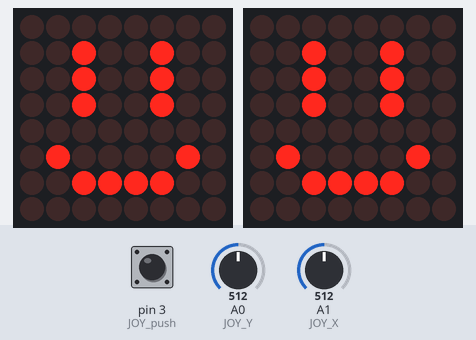
Bench run of a sketch on a simulated Arduino Uno, built with avr-gcc and run on an emulated ATmega328P. Shown: 2 × 8×8 LED matrix. Inputs (shaded band) come from the test bench; at power-on: A1 (JOY_X) = 512, A0 (JOY_Y) = 512, pin 3 (JOY_push) LOW.

Above: at 1.2 s.
1.3 s: A1 (JOY_X) set to 110
2.8 s: A1 (JOY_X) set to 93
At 2.89 s:
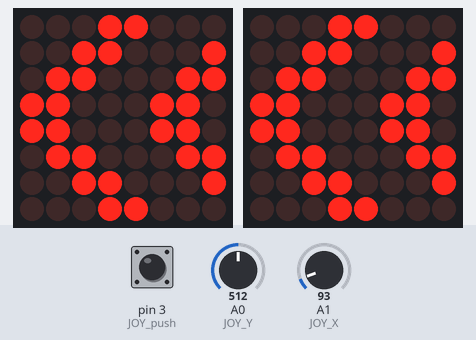
4.6 s: A1 (JOY_X) set to 1010
At 4.72 s:
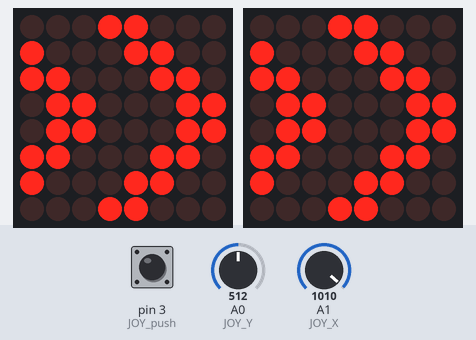
6.5 s: A1 (JOY_X) set to 982
At 7.5 s:
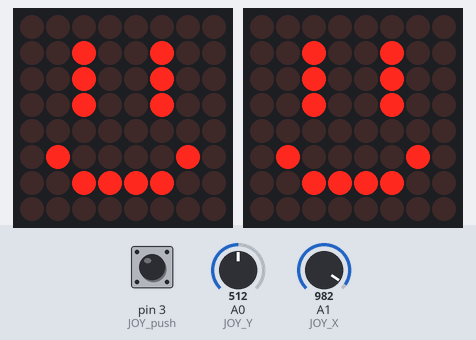
8.1 s: A0 (JOY_Y) set to 108
9.6 s: A0 (JOY_Y) set to 93
At 11.0 s:
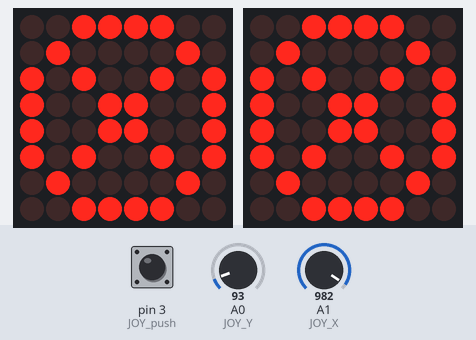
Timing chart, 0 to 12.1 s (numbered marks = the images above; inputs shaded):
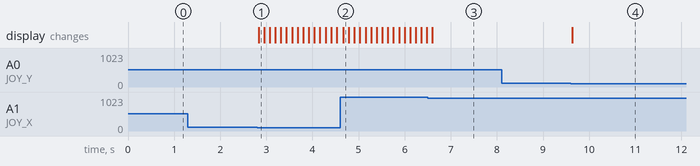

The sketch:

__competition.ino
```cpp
#include "LedControl.h"
#include <SoftwareSerial.h>

const int JOY_push = 3;
const int JOY_X = 1; // analog
const int JOY_Y = 0; // analog ___ JOY ___
int count = 0;

const int DIN_PIN = 7;
const int CS_PIN = 6;
const int CLK_PIN = 5;
int i = 0;
const byte EMOJI[][8] = { // http://xantorohara.github.io/led-matrix-editor/
  {
    B00111100,
    B01111110,
    B11011011,
    B11011011,
    B11111111,
    B10111101,
    B11000011,
    B01111110
  }, {
     B00000000,
    B00100100,
    B00100100,
    B00100100,
    B00000000,
    B01000010,
    B00111100,
    B00000000
  }, // emoji 0~1
  {
    B00011000,
    B00110001,
    B01100011,
    B11000110,
    B11000110,
    B01100011,
    B00110001,
    B00011000
  },{
    B00110001,
    B01100011,
    B11000110,
    B10001100,
    B10001100,
    B11000110,
    B01100011,
    B00110001
  },{
    B01100011,
    B11000110,
    B10001100,
    B00011000,
    B00011000,
    B10001100,
    B11000110,
    B01100011
  },{
    B11000110,
    B10001100,
    B00011000,
    B00110001,
    B00110001,
    B00011000,
    B10001100,
    B11000110
  },{
    B10001100,
    B00011000,
    B00110001,
    B01100011,
    B01100011,
    B00110001,
    B00011000,
    B10001100
  }, // left 2~6
  {
    B00011000,
    B10001100,
    B11000110,
    B01100011,
    B01100011,
    B11000110,
    B10001100,
    B00011000
  },{
    B10001100,
    B11000110,
    B01100011,
    B00110001,
    B00110001,
    B01100011,
    B11000110,
    B10001100
  },{
    B11000110,
    B01100011,
    B00110001,
    B00011000,
    B00011000,
    B00110001,
    B01100011,
    B11000110
  },{
    B01100011,
    B00110001,
    B00011000,
    B10001100,
    B10001100,
    B00011000,
    B00110001,
    B01100011
  },{
    B00110001,
    B00011000,
    B10001100,
    B11000110,
    B11000110,
    B10001100,
    B00011000,
    B00110001
  } // right 7~11
  ,
  {
    B00111100,
    B01000010,
    B10100101,
    B10011001,
    B10011001,
    B10100101,
    B01000010,
    B00111100
  } // cancle 12
  ,
  {
      B11111111,
      B11111111,
      B10111101,
      B10011001,
      B10000001,
      B10000001,
      B11111111,
      B00000000
    }
/*
  {
    B00010000,
    B00110000,
    B00010000,
    B00010000,
    B00010000,
    B00010000,
    B00010000,
    B00111000
  }, {
    B00111000,
    B01000100,
    B00000100,
    B00000100,
    B00001000,
    B00010000,
    B00100000,
    B01111100
  }, {
    B00111000,
    B01000100,
    B00000100,
    B00011000,
    B00000100,
    B00000100,
    B01000100,
    B00111000
  }, {
    B00000100,
    B00001100,
    B00010100,
    B00100100,
    B01000100,
    B01111100,
    B00000100,
    B00000100
  }, {
    B01111100,
    B01000000,
    B01000000,
    B01111000,
    B00000100,
    B00000100,
    B01000100,
    B00111000
  }, {
    B00111000,
    B01000100,
    B01000000,
    B01111000,
    B01000100,
    B01000100,
    B01000100,
    B00111000
  }, {
    B01111100,
    B00000100,
    B00000100,
    B00001000,
    B00010000,
    B00100000,
    B00100000,
    B00100000
  }, {
    B00111000,
    B01000100,
    B01000100,
    B00111000,
    B01000100,
    B01000100,
    B01000100,
    B00111000
  }, {
    B00111000,
    B01000100,
    B01000100,
    B01000100,
    B00111100,
    B00000100,
    B01000100,
    B00111000
  }, {
    B00111000,
    B01000100,
    B01000100,
    B01000100,
    B01000100,
    B01000100,
    B01000100,
    B00111000
  }
*/
};
const int IMAGES_LEN = sizeof(EMOJI) / 8;
LedControl display = LedControl(DIN_PIN, CLK_PIN, CS_PIN); // (DIN, CS, CLK, 1dot) ___DOT___

const int DIN_PIN_ = 11;
const int CS_PIN_ = 10;
const int CLK_PIN_ = 9;
LedControl display_ = LedControl(DIN_PIN_, CLK_PIN_, CS_PIN_);


void setup() {
  Serial.begin(9600);

  display.shutdown(0, false);
  display.setIntensity(0, 5); // LED 밝기(0~15)
  display.clearDisplay(0); // ___DOT___

  display_.shutdown(0, false);
  display_.setIntensity(0, 5); // LED 밝기(0~15)
  display_.clearDisplay(0); // ___DOT___

  pinMode(JOY_push, INPUT); // ___ JOY ___
}

void displayImage(const byte* image) {
  for (int i = 0; i < 8; i++) {
    for (int j = 0; j < 8; j++) {
      display.setLed(0, i, j, bitRead(image[i], 7 - j));
      display_.setLed(0, i, j, bitRead(image[i], 7 - j));
    }
  }
}

char why;
void loop() {
  int joy_push = digitalRead(JOY_push);                       // 변수 push에 디지털 3번핀에 입력되는 신호를 대입
  int joy_x = analogRead(JOY_X);                           // 변수 X에 아날로그 1번핀에 입력되는 신호를 대입
  int joy_y = analogRead(JOY_Y);                           // 변수 Y에 아날로그 0번핀에 입력되는 신호를 대입


  if(joy_x > 1000) { // left
    while(joy_x > 1000){
      for(int i = 7; i <= 11 ; i++) {
        displayImage(EMOJI[i]);
        delay(100);
        joy_x = analogRead(JOY_X);
        if(joy_x < 1000){ break;}
      }
      int joy_x = analogRead(JOY_X);
    }
  }

  if(joy_x < 100) { // right
    while(joy_x < 100) {
      for(int i = 2; i <= 6; i++) {
        displayImage(EMOJI[i]);
        delay(100);
        joy_x = analogRead(JOY_X);
        if(joy_x > 100){ break;}
      }
      int joy_x = analogRead(JOY_X);
    }
  }

  if(joy_y > 1000) { // smile (Down)
    while(joy_y > 1000) {
      joy_y = analogRead(JOY_Y);
      displayImage(EMOJI[0]);
      delay(100);
      if(joy_y < 1000){ break;}
      }
  }

  if(joy_y < 100) { // kill (Up)
    while(joy_y < 100) {
      joy_y = analogRead(JOY_Y);
      displayImage(EMOJI[12]);
      delay(100);
      if(joy_y > 100){ break;}
      }
  }

  displayImage(EMOJI[1]); // default

}
```

Measured:
- the behaviour switches between 100 and 99 on A1 (JOY_X) (found by bisection; images 0 and 1)
- the behaviour switches between 1001 and 1000 on A1 (JOY_X) (found by bisection; images 2 and 3)
- the behaviour switches between 100 and 99 on A0 (JOY_Y) (found by bisection; images 3 and 4)
- after the input at 1.3 s, every drawn part: stays the same
- after the input at 2.8 s, the display: changes at once (image 1)
- after the input at 4.6 s, the display: changes after 0.07 s (image 2)
- after the input at 6.5 s, the display: changes after 0.10 s (image 3)
- after the input at 8.1 s, every drawn part: stays the same
- after the input at 9.6 s, the display: changes at once (image 4)
